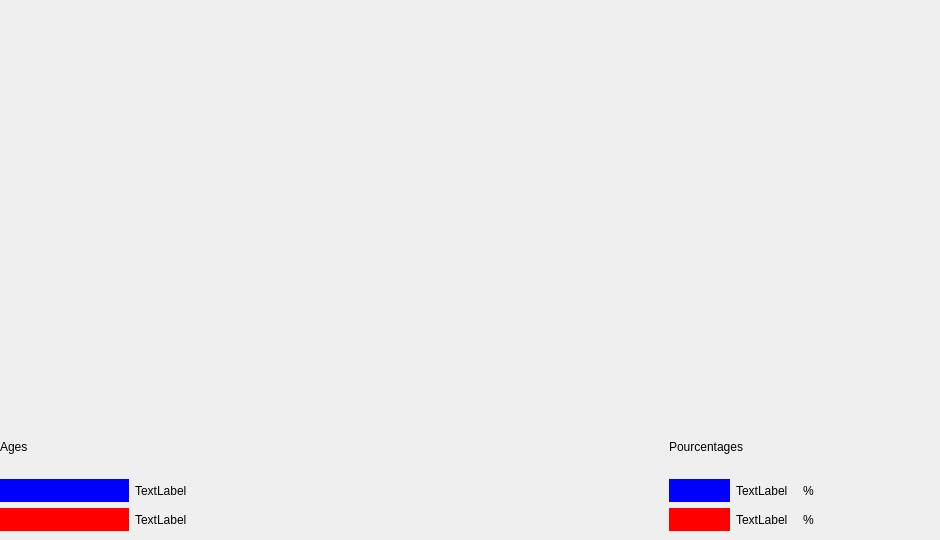
    <widget class="QWidget" name="Statistics">
     <attribute name="title">
      <string>Statistics</string>
     </attribute>
     <widget class="QWidget" name="layoutWidget_3">
      <property name="geometry">
       <rect>
        <x>0</x>
        <y>420</y>
        <width>931</width>
        <height>111</height>
       </rect>
      </property>
      <layout class="QHBoxLayout" name="horizontalLayout_7">
       <item>
        <layout class="QVBoxLayout" name="verticalLayout_5">
         <item>
          <widget class="QLabel" name="BENEFICIAIRE_label_10">
           <property name="styleSheet">
            <string notr="true">color: rgb(255, 255, 255);
color: rgb(0, 0, 0);

font: 16pt &quot;Calibri&quot;;</string>
           </property>
           <property name="text">
            <string>Ages</string>
           </property>
          </widget>
         </item>
         <item>
          <layout class="QVBoxLayout" name="verticalLayout_6">
           <item>
            <layout class="QHBoxLayout" name="horizontalLayout_8">
             <item>
              <widget class="QWidget" name="widget_5" native="true">
               <property name="styleSheet">
                <string notr="true">background-color: rgb(0, 0, 255);</string>
               </property>
              </widget>
             </item>
             <item>
              <widget class="QLabel" name="BENEFICIAIRE_label_5">
               <property name="styleSheet">
                <string notr="true">font: 12pt &quot;MS Shell Dlg 2&quot;;</string>
               </property>
               <property name="text">
                <string>TextLabel</string>
               </property>
              </widget>
             </item>
            </layout>
           </item>
           <item>
            <layout class="QHBoxLayout" name="horizontalLayout_9">
             <item>
              <widget class="QWidget" name="widget_6" native="true">
               <property name="palette">
                <palette>
                 <active>
                  <colorrole role="WindowText">
                   <brush brushstyle="SolidPattern">
                    <color alpha="255">
                     <red>255</red>
                     <green>0</green>
                     <blue>0</blue>
                    </color>
                   </brush>
                  </colorrole>
                  <colorrole role="Button">
                   <brush brushstyle="SolidPattern">
                    <color alpha="255">
                     <red>255</red>
                     <green>0</green>
                     <blue>0</blue>
                    </color>
                   </brush>
                  </colorrole>
                  <colorrole role="Text">
                   <brush brushstyle="SolidPattern">
                    <color alpha="255">
                     <red>255</red>
                     <green>0</green>
                     <blue>0</blue>
                    </color>
                   </brush>
                  </colorrole>
                  <colorrole role="ButtonText">
                   <brush brushstyle="SolidPattern">
                    <color alpha="255">
                     <red>255</red>
                     <green>0</green>
                     <blue>0</blue>
                    </color>
                   </brush>
                  </colorrole>
                  <colorrole role="Base">
                   <brush brushstyle="SolidPattern">
                    <color alpha="255">
                     <red>255</red>
                     <green>0</green>
                     <blue>0</blue>
                    </color>
                   </brush>
                  </colorrole>
                  <colorrole role="Window">
                   <brush brushstyle="SolidPattern">
                    <color alpha="255">
                     <red>255</red>
                     <green>0</green>
                     <blue>0</blue>
                    </color>
                   </brush>
                  </colorrole>
                  <colorrole role="PlaceholderText">
                   <brush brushstyle="NoBrush">
                    <color alpha="128">
                     <red>255</red>
                     <green>0</green>
                     <blue>0</blue>
                    </color>
                   </brush>
                  </colorrole>
                 </active>
                 <inactive>
                  <colorrole role="WindowText">
                   <brush brushstyle="SolidPattern">
                    <color alpha="255">
                     <red>255</red>
                     <green>0</green>
                     <blue>0</blue>
                    </color>
                   </brush>
                  </colorrole>
                  <colorrole role="Button">
                   <brush brushstyle="SolidPattern">
                    <color alpha="255">
                     <red>255</red>
                     <green>0</green>
                     <blue>0</blue>
                    </color>
                   </brush>
                  </colorrole>
                  <colorrole role="Text">
                   <brush brushstyle="SolidPattern">
                    <color alpha="255">
                     <red>255</red>
                     <green>0</green>
                     <blue>0</blue>
                    </color>
                   </brush>
                  </colorrole>
                  <colorrole role="ButtonText">
                   <brush brushstyle="SolidPattern">
                    <color alpha="255">
                     <red>255</red>
                     <green>0</green>
                     <blue>0</blue>
                    </color>
                   </brush>
                  </colorrole>
                  <colorrole role="Base">
                   <brush brushstyle="SolidPattern">
                    <color alpha="255">
                     <red>255</red>
                     <green>0</green>
                     <blue>0</blue>
                    </color>
                   </brush>
                  </colorrole>
                  <colorrole role="Window">
                   <brush brushstyle="SolidPattern">
                    <color alpha="255">
                     <red>255</red>
                     <green>0</green>
                     <blue>0</blue>
                    </color>
                   </brush>
                  </colorrole>
                  <colorrole role="PlaceholderText">
                   <brush brushstyle="NoBrush">
                    <color alpha="128">
                     <red>255</red>
                     <green>0</green>
                     <blue>0</blue>
                    </color>
                   </brush>
                  </colorrole>
                 </inactive>
                 <disabled>
                  <colorrole role="WindowText">
                   <brush brushstyle="SolidPattern">
                    <color alpha="255">
                     <red>255</red>
                     <green>0</green>
                     <blue>0</blue>
                    </color>
                   </brush>
                  </colorrole>
                  <colorrole role="Button">
                   <brush brushstyle="SolidPattern">
                    <color alpha="255">
                     <red>255</red>
                     <green>0</green>
                     <blue>0</blue>
                    </color>
                   </brush>
                  </colorrole>
                  <colorrole role="Text">
                   <brush brushstyle="SolidPattern">
                    <color alpha="255">
                     <red>255</red>
                     <green>0</green>
                     <blue>0</blue>
                    </color>
                   </brush>
                  </colorrole>
                  <colorrole role="ButtonText">
                   <brush brushstyle="SolidPattern">
                    <color alpha="255">
                     <red>255</red>
                     <green>0</green>
                     <blue>0</blue>
                    </color>
                   </brush>
                  </colorrole>
                  <colorrole role="Base">
                   <brush brushstyle="SolidPattern">
                    <color alpha="255">
                     <red>255</red>
                     <green>0</green>
                     <blue>0</blue>
                    </color>
                   </brush>
                  </colorrole>
                  <colorrole role="Window">
                   <brush brushstyle="SolidPattern">
                    <color alpha="255">
                     <red>255</red>
                     <green>0</green>
                     <blue>0</blue>
                    </color>
                   </brush>
                  </colorrole>
                  <colorrole role="PlaceholderText">
                   <brush brushstyle="NoBrush">
                    <color alpha="128">
                     <red>255</red>
                     <green>0</green>
                     <blue>0</blue>
                    </color>
                   </brush>
                  </colorrole>
                 </disabled>
                </palette>
               </property>
               <property name="styleSheet">
                <string notr="true">color: rgb(255, 0, 0);
background-color: rgb(255, 0, 0);</string>
               </property>
              </widget>
             </item>
             <item>
              <widget class="QLabel" name="BENEFICIAIRE_label_7">
               <property name="styleSheet">
                <string notr="true">font: 12pt &quot;MS Shell Dlg 2&quot;;</string>
               </property>
               <property name="text">
                <string>TextLabel</string>
               </property>
              </widget>
             </item>
            </layout>
           </item>
          </layout>
         </item>
        </layout>
       </item>
       <item>
        <spacer name="horizontalSpacer">
         <property name="orientation">
          <enum>Qt::Horizontal</enum>
         </property>
         <property name="sizeType">
          <enum>QSizePolicy::Fixed</enum>
         </property>
         <property name="sizeHint" stdset="0">
          <size>
           <width>400</width>
           <height>20</height>
          </size>
         </property>
        </spacer>
       </item>
       <item>
        <layout class="QVBoxLayout" name="verticalLayout_7">
         <item>
          <widget class="QLabel" name="label_11">
           <property name="styleSheet">
            <string notr="true">color: rgb(255, 255, 255);
color: rgb(0, 0, 0);

font: 16pt &quot;Calibri&quot;;</string>
           </property>
           <property name="text">
            <string>Pourcentages</string>
           </property>
          </widget>
         </item>
         <item>
          <layout class="QVBoxLayout" name="verticalLayout_8">
           <item>
            <layout class="QHBoxLayout" name="horizontalLayout_10">
             <item>
              <layout class="QHBoxLayout" name="horizontalLayout_11">
               <item>
                <widget class="QWidget" name="widget_7" native="true">
                 <property name="styleSheet">
                  <string notr="true">background-color: rgb(0, 0, 255);</string>
                 </property>
                </widget>
               </item>
               <item>
                <widget class="QLabel" name="BENEFICIAIRE_label_8">
                 <property name="styleSheet">
                  <string notr="true">font: 12pt &quot;MS Shell Dlg 2&quot;;</string>
                 </property>
                 <property name="text">
                  <string>TextLabel</string>
                 </property>
                </widget>
               </item>
              </layout>
             </item>
             <item>
              <widget class="QLabel" name="label_12">
               <property name="text">
                <string>%</string>
               </property>
              </widget>
             </item>
            </layout>
           </item>
           <item>
            <layout class="QHBoxLayout" name="horizontalLayout_12">
             <item>
              <layout class="QHBoxLayout" name="horizontalLayout_13">
               <item>
                <widget class="QWidget" name="widget_8" native="true">
                 <property name="palette">
                  <palette>
                   <active>
                    <colorrole role="WindowText">
                     <brush brushstyle="SolidPattern">
                      <color alpha="255">
                       <red>255</red>
                       <green>0</green>
                       <blue>0</blue>
                      </color>
                     </brush>
                    </colorrole>
                    <colorrole role="Button">
                     <brush brushstyle="SolidPattern">
                      <color alpha="255">
                       <red>255</red>
                       <green>0</green>
                       <blue>0</blue>
                      </color>
                     </brush>
                    </colorrole>
                    <colorrole role="Text">
                     <brush brushstyle="SolidPattern">
                      <color alpha="255">
                       <red>255</red>
                       <green>0</green>
                       <blue>0</blue>
                      </color>
                     </brush>
                    </colorrole>
                    <colorrole role="ButtonText">
                     <brush brushstyle="SolidPattern">
                      <color alpha="255">
                       <red>255</red>
                       <green>0</green>
                       <blue>0</blue>
                      </color>
                     </brush>
                    </colorrole>
                    <colorrole role="Base">
                     <brush brushstyle="SolidPattern">
                      <color alpha="255">
                       <red>255</red>
                       <green>0</green>
                       <blue>0</blue>
                      </color>
                     </brush>
                    </colorrole>
                    <colorrole role="Window">
                     <brush brushstyle="SolidPattern">
                      <color alpha="255">
                       <red>255</red>
                       <green>0</green>
                       <blue>0</blue>
                      </color>
                     </brush>
                    </colorrole>
                    <colorrole role="PlaceholderText">
                     <brush brushstyle="NoBrush">
                      <color alpha="128">
                       <red>255</red>
                       <green>0</green>
                       <blue>0</blue>
                      </color>
                     </brush>
                    </colorrole>
                   </active>
                   <inactive>
                    <colorrole role="WindowText">
                     <brush brushstyle="SolidPattern">
                      <color alpha="255">
                       <red>255</red>
                       <green>0</green>
                       <blue>0</blue>
                      </color>
                     </brush>
                    </colorrole>
                    <colorrole role="Button">
                     <brush brushstyle="SolidPattern">
                      <color alpha="255">
                       <red>255</red>
                       <green>0</green>
                       <blue>0</blue>
                      </color>
                     </brush>
                    </colorrole>
                    <colorrole role="Text">
                     <brush brushstyle="SolidPattern">
                      <color alpha="255">
                       <red>255</red>
                       <green>0</green>
                       <blue>0</blue>
                      </color>
                     </brush>
                    </colorrole>
                    <colorrole role="ButtonText">
                     <brush brushstyle="SolidPattern">
                      <color alpha="255">
                       <red>255</red>
                       <green>0</green>
                       <blue>0</blue>
                      </color>
                     </brush>
                    </colorrole>
                    <colorrole role="Base">
                     <brush brushstyle="SolidPattern">
                      <color alpha="255">
                       <red>255</red>
                       <green>0</green>
                       <blue>0</blue>
                      </color>
                     </brush>
                    </colorrole>
                    <colorrole role="Window">
                     <brush brushstyle="SolidPattern">
                      <color alpha="255">
                       <red>255</red>
                       <green>0</green>
                       <blue>0</blue>
                      </color>
                     </brush>
                    </colorrole>
                    <colorrole role="PlaceholderText">
                     <brush brushstyle="NoBrush">
                      <color alpha="128">
                       <red>255</red>
                       <green>0</green>
                       <blue>0</blue>
                      </color>
                     </brush>
                    </colorrole>
                   </inactive>
                   <disabled>
                    <colorrole role="WindowText">
                     <brush brushstyle="SolidPattern">
                      <color alpha="255">
                       <red>255</red>
                       <green>0</green>
                       <blue>0</blue>
                      </color>
                     </brush>
                    </colorrole>
                    <colorrole role="Button">
                     <brush brushstyle="SolidPattern">
                      <color alpha="255">
                       <red>255</red>
                       <green>0</green>
                       <blue>0</blue>
                      </color>
                     </brush>
                    </colorrole>
                    <colorrole role="Text">
                     <brush brushstyle="SolidPattern">
                      <color alpha="255">
                       <red>255</red>
                       <green>0</green>
                       <blue>0</blue>
                      </color>
                     </brush>
                    </colorrole>
                    <colorrole role="ButtonText">
                     <brush brushstyle="SolidPattern">
                      <color alpha="255">
                       <red>255</red>
                       <green>0</green>
                       <blue>0</blue>
                      </color>
                     </brush>
                    </colorrole>
                    <colorrole role="Base">
                     <brush brushstyle="SolidPattern">
                      <color alpha="255">
                       <red>255</red>
                       <green>0</green>
                       <blue>0</blue>
                      </color>
                     </brush>
                    </colorrole>
                    <colorrole role="Window">
                     <brush brushstyle="SolidPattern">
                      <color alpha="255">
                       <red>255</red>
                       <green>0</green>
                       <blue>0</blue>
                      </color>
                     </brush>
                    </colorrole>
                    <colorrole role="PlaceholderText">
                     <brush brushstyle="NoBrush">
                      <color alpha="128">
                       <red>255</red>
                       <green>0</green>
                       <blue>0</blue>
                      </color>
                     </brush>
                    </colorrole>
                   </disabled>
                  </palette>
                 </property>
                 <property name="styleSheet">
                  <string notr="true">color: rgb(255, 0, 0);
background-color: rgb(255, 0, 0);</string>
                 </property>
                </widget>
               </item>
               <item>
                <widget class="QLabel" name="BENEFICIAIRE_label_11">
                 <property name="styleSheet">
                  <string notr="true">font: 12pt &quot;MS Shell Dlg 2&quot;;</string>
                 </property>
                 <property name="text">
                  <string>TextLabel</string>
                 </property>
                </widget>
               </item>
              </layout>
             </item>
             <item>
              <widget class="QLabel" name="label_13">
               <property name="text">
                <string>%</string>
               </property>
              </widget>
             </item>
            </layout>
           </item>
          </layout>
         </item>
        </layout>
       </item>
      </layout>
     </widget>
    </widget>
